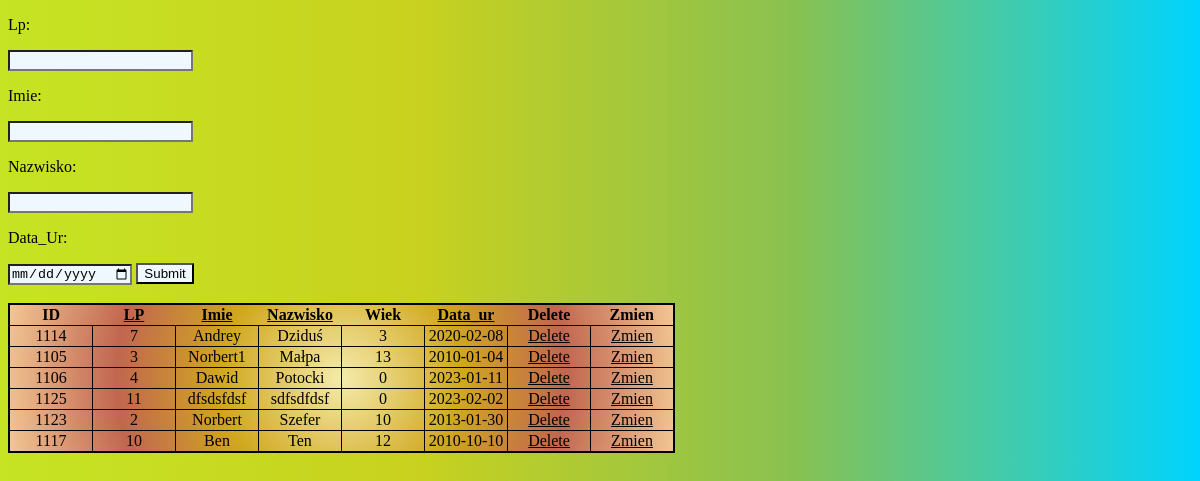
The app's page /1/Piasek.php?sort=nazwisko with its own data.
### tables this page shows
CREATE TABLE `reprezentacja` (
  `ID` int(11) NOT NULL,
  `LP` int(11) NOT NULL,
  `Imie` varchar(30) NOT NULL,
  `Nazwisko` varchar(30) NOT NULL,
  `Data_ur` date NOT NULL
);

### 1/Piasek.php (the view, shortened to what this page needs)
<!DOCTYPE html>
<html lang="en">
<head>
</head>
<body>
    <?php
    $conn = mysqli_connect("localhost", "root", "", "piasek");
    mysqli_query($conn, 'SET NAMES utf8');
    mysqli_query($conn, 'SET CHARACTER SET utf8');
    mysqli_query($conn, "SET collation_connection = utf8_polish_ci");
    ?>
    <form>
        <p>Lp: </p> <input type="text" value="<?php if (isset($_GET['Zmien']))
                                                    echo $LP; ?>" name="Lp" id="Lp">
        <p>Imie: </p><input type="text" value='<?php if (isset($_GET['Zmien']))
                                                    echo $Imie; ?>' name="Imie" id="imie">
        <p>Nazwisko: </p><input type="text" value='<?php if (isset($_GET['Zmien']))
                                                        echo $Nazwisko; ?>' name="Nazwisko" id="Nazwisko">
        <p>Data_Ur: </p><input type="Date" value='<?php if (isset($_GET['Zmien']))
                                                        echo $Data_ur; ?>' name="Data_ur" id="Data_ur">
        <input type="submit" name="submit">
    </form><br>
    <?php
    echo "<table>
        <thead>
            <tr>
            <th>ID</th>
            <th><a href='?sort=lp'>LP</a></th>
            <th><a href='?sort=imie'>Imie</a></th>
            <th><a href='?sort=nazwisko'>Nazwisko</a></th>
            <th>Wiek</th>
            <th><a href='?sort=data_ur'>Data_ur</a></th>
            <th>Delete</th>
            <th>Zmien</th>
            </tr>
        </thead>";
    $result = mysqli_query($conn, "SELECT * FROM reprezentacja ORDER BY " . $_SESSION['sort']);
    $obecna = new DateTime(date("y-m-d"));
    while ($row = mysqli_fetch_assoc($result)) {
        $data = new DateTime($row["Data_ur"]);
        $wiek = $obecna->diff($data);
        echo "
        <tr>
            <td>" . $row["ID"] . "</td>
            <td>" . $row["LP"] . "</td>
            <td>" . $row["Imie"] . "</td>
            <td>" . $row["Nazwisko"] . "</td>
            <td>" . $wiek->y . "</td>
            <td>" . $row["Data_ur"] . "</td>
            <td> <a href=\"Piasek.php?Delete=" . $row['ID'] . "\" onclick=\"return confirm('Potwierdz')\">Delete</a>  </td>
            <td> <a href=\"Piasek.php?Zmien=" . $row['ID'] . "\"> Zmien </a> </td>
        </tr>";
    }
    ?>
    </table>
</body>
</html>

### 1/Piasek.php (style rules this page uses)
body { background: rgb(198, 228, 35); background: linear-gradient(90deg, rgba(198, 228, 35, 1) 0%, rgba(200, 209, 31, 1) 35%, rgba(137, 193, 80, 1) 66%, rgba(0, 212, 255, 1) 100%); }
a { color: black; }
input { background-color: aliceblue; }
table { border-collapse: collapse; border: 2px solid black; background: rgb(244, 235, 172); background: radial-gradient(circle, rgba(244, 235, 172, 1) 0%, rgba(209, 168, 31, 1) 35%, rgba(193, 102, 80, 1) 66%, rgba(242, 199, 148, 1) 100%); }
td { border: 1px solid black; width: 5em; text-align: center; }
tr { border: 1px solid black; }

### records on screen
reprezentacja: ID "1114", LP "7", Imie "Andrey", Nazwisko "Dziduś", Data_ur "3", Data_ur "2020-02-08"
reprezentacja: ID "1105", LP "3", Imie "Norbert1", Nazwisko "Małpa", Data_ur "13", Data_ur "2010-01-04"
reprezentacja: ID "1106", LP "4", Imie "Dawid", Nazwisko "Potocki", Data_ur "0", Data_ur "2023-01-11"
reprezentacja: ID "1125", LP "11", Imie "dfsdsfdsf", Nazwisko "sdfsdfdsf", Data_ur "0", Data_ur "2023-02-02"
reprezentacja: ID "1123", LP "2", Imie "Norbert", Nazwisko "Szefer", Data_ur "10", Data_ur "2013-01-30"
reprezentacja: ID "1117", LP "10", Imie "Ben", Nazwisko "Ten", Data_ur "12", Data_ur "2010-10-10"
